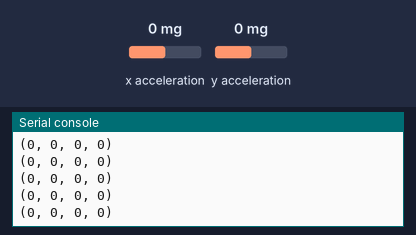
Bench run of a program on a simulated BBC micro:bit running MicroPython. Parts: the last lines printed to the serial console. The test bench sets the inputs (shaded band); at power-on: x acceleration 0 mg, y acceleration 0 mg.

Above: at 1.2 s.
1.3 s: x acceleration set to -1440 mg
At 1.31 s:
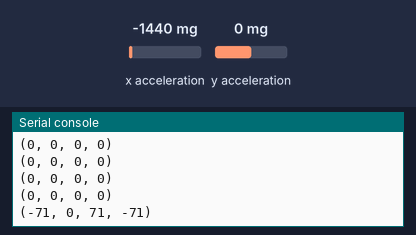
2.8 s: y acceleration set to -1440 mg
At 2.83 s:
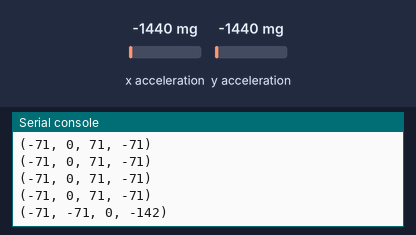
4.3 s: x acceleration set to -750 mg
At 4.34 s:
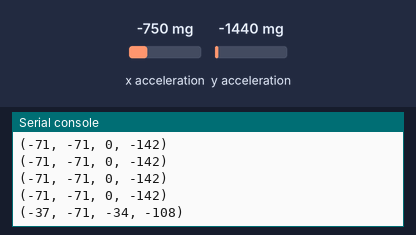
Timing chart, 0 to 7.3 s (numbered marks = the images above; inputs shaded):
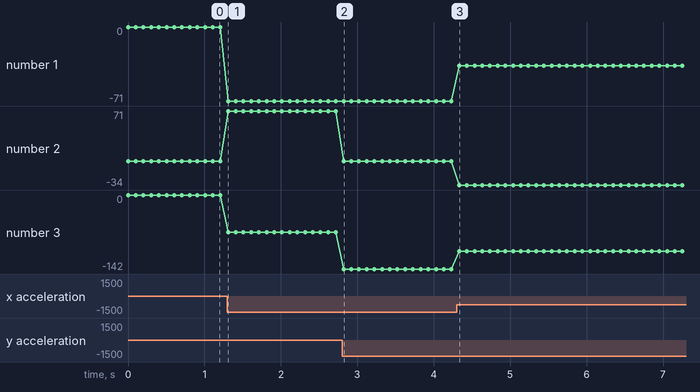

Measured:
- after the input at 1.3 s, the serial console: prints a new line at once (image 1)
- after the input at 2.8 s, the serial console: prints a new line at once (image 2)
- after the input at 4.3 s, the serial console: prints a new line at once (image 3)
- plotted number 1: 0 → -71 after the input at 1.3 s, -71 → -37 after the input at 4.3 s
- plotted number 2: 0 → 71 after the input at 1.3 s, 0 → -34 after the input at 4.3 s
- plotted number 3: 0 → -71 after the input at 1.3 s, -71 → -142 after the input at 2.8 s, -142 → -108 after the input at 4.3 s

The program:

accelerometer_test.py
```python
from microbit import *

while True:
    x_value = accelerometer.get_x()
    y_value = accelerometer.get_y()
    x_value = (x_value * 100) // 1023
    y_value = (y_value * 100) // 1023
    # begin controlled section
    x_value //= 2
    y_value //= 2
    left = y_value - x_value
    right = y_value + x_value
    print((x_value, y_value, left, right))
    sleep(100)
```
